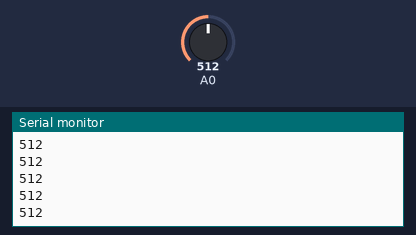
Recording of a sketch running on a simulated Arduino Uno, built with avr-gcc and run on an emulated ATmega328P. Shown: the last lines printed to the serial monitor. The test bench sets the inputs (shaded band); at power-on: A0 = 512.

Above: at 1.2 s.
1.3 s: A0 set to 716
At 1.57 s:
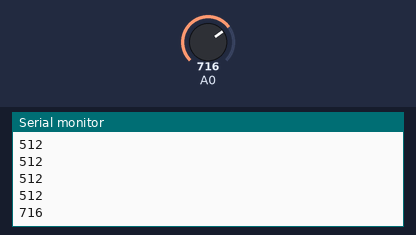
2.8 s: A0 set to 900
At 2.98 s:
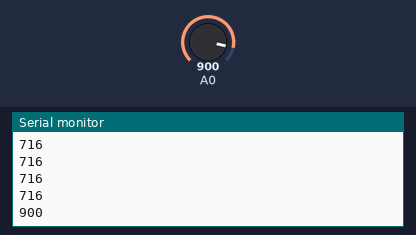
Timing chart, 0 to 5.8 s (numbered marks = the images above; inputs shaded):
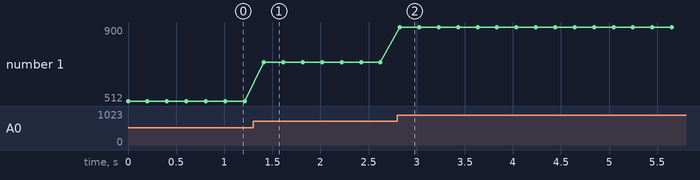

The sketch:

LightSensor.ino
```cpp
#include <SoftwareSerial.h>     // 소프트웨어 시리얼 통신 라이브러리 호출

SoftwareSerial BTSerial(7, 8);  // 소프트웨어 시리얼포트 (TX, RX)

int cds = 0;

void setup()
{
  Serial.begin(9600);
  BTSerial.begin(38400);    //블루투스 모듈과의 시리얼 통신 초기화
}

void loop()
{
  cds = analogRead(A0);     // 아날로그 0번핀

  Serial.println(cds);
  BTSerial.println(cds);    // 아날로그 0번핀으로 들어오는 값 유니티로 전송
  delay(200);               // 0.2초 대기
}
```

Measured:
- after the input at 1.3 s, the serial monitor: prints a new line after 0.11 s (image 1)
- after the input at 2.8 s, the serial monitor: prints a new line at once (image 2)
- plotted number 1: 512 → 716 after the input at 1.3 s, 716 → 900 after the input at 2.8 s
